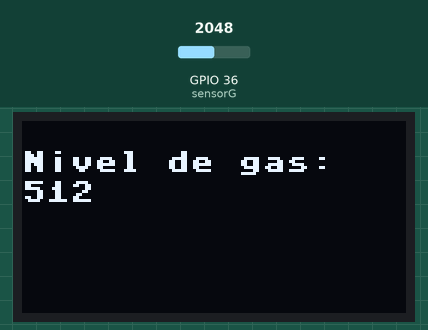
Bench run of a program on a simulated ESP32 board running MicroPython. Shown: 128×64 one-colour display. The inputs (shaded band) are chosen by the test bench; at power-on: GPIO 36 (sensorG) = 2048 (analog values on the 0–4095 scale). Files the program writes start out absent; library files of the repository ran but are not shown: ssd1306.py; what the program prints to the serial console is not drawn.

Above: at 4.6 s.
4.7 s: GPIO 36 (sensorG) set to 2866
At 6.8 s:
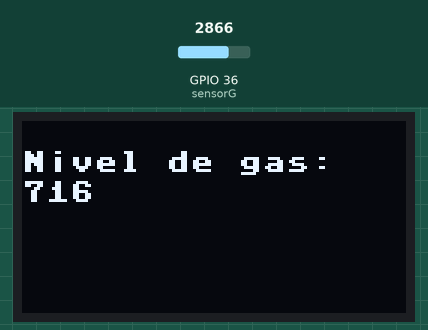
8.0 s: GPIO 36 (sensorG) set to 3603
At 10.0 s:
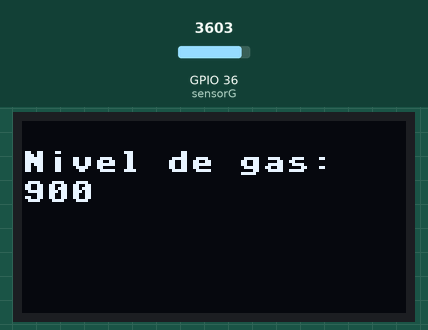
11.3 s: GPIO 36 (sensorG) set to 4095
At 14.0 s:
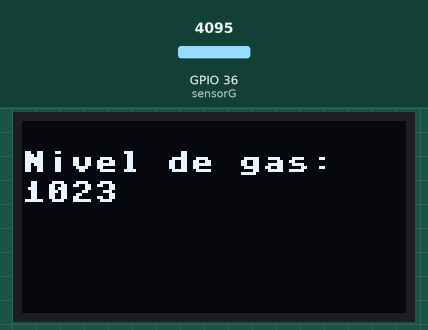
Timing chart, 0 to 15.5 s (numbered marks = the images above; inputs shaded):
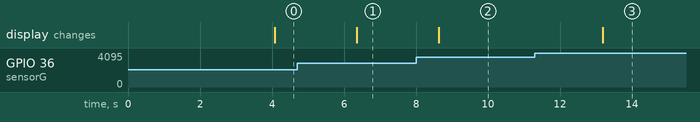

The program:

Ensayo_sensor_gas.py
```python
from machine import Pin, I2C, ADC
from ssd1306 import SSD1306_I2C
from utime import sleep

sensorG = ADC(Pin(36))
sensorG.width(ADC.WIDTH_10BIT)
sensorG.atten(ADC.ATTN_11DB)
file = open("test.txt", "w")

ancho = 128
alto = 64

i2c = I2C(0, scl=Pin(22), sda=Pin(21))
oled = SSD1306_I2C(ancho, alto, i2c)

print(i2c.scan())

oled.text('Welcome to the', 0, 0)
oled.text('Areandina', 0, 10)
oled.text('Control de Nivel de gas', 0, 20)
oled.show()
sleep(2)


while True:


    sleep(2)
    lectura = sensorG.read()
    file.write(str( "Nivel de gas =  {} % ".format(lectura)))
    file.flush()
    oled.fill(0)
    oled.text("Nivel de gas: ",0,10)
    oled.text(str(lectura),0,20)
    oled.show()

    print("Nivel de gas: ",lectura)
    sleep(0.25)
```

Measured:
- after the input at 4.7 s, the display: changes after 1.7 s (image 1)
- after the input at 8.0 s, the display: changes after 0.63 s (image 2)
- after the input at 11.3 s, the display: changes after 1.9 s (image 3)
